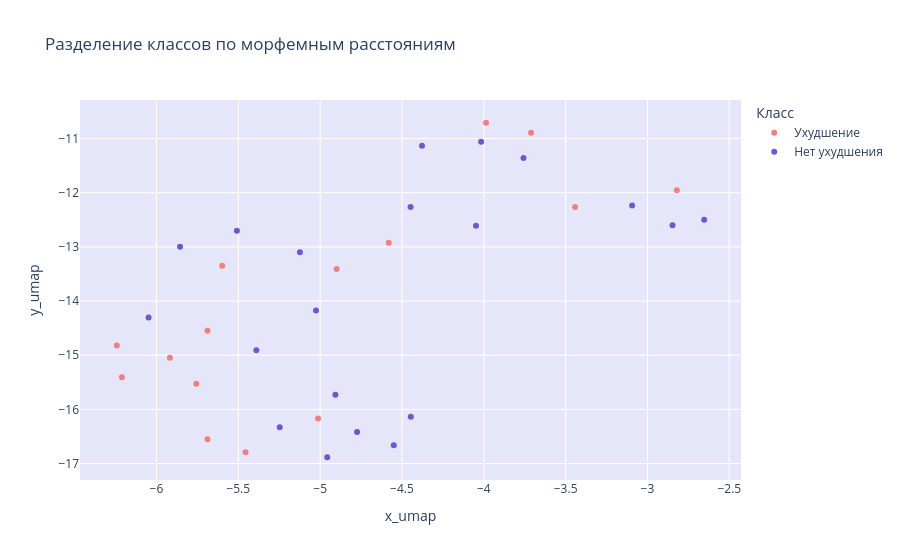

Notebook code for this chart:
### Code cell
morpheme_cols = ['postfix_position', 'different_agreement', 'PREF1', 'PREF2', 'ROOT1', 'ROOT2', 'LINK', 
                 'SUFF1', 'SUFF2', 'SUFF3', 'END', 'POSTFIX']

df_concat = pd.concat([df, dff], ignore_index=True)
X = df_concat[morpheme_cols].copy()

# UMAP до 2D
reducer = umap.UMAP(random_state=42)
embedding = reducer.fit_transform(X)

# Добавляем координаты и класс
df_viz = df_concat.copy()
df_viz['x_umap'] = embedding[:, 0]
df_viz['y_umap'] = embedding[:, 1]
df_viz['Класс'] = (df_concat['explained_mistakes'] < 0).map({True: 'Ухудшение', False: 'Нет ухудшения'})

# Интерактивный график
fig = px.scatter(df_viz, 
                 x='x_umap',        
                 y='y_umap',        
                 color='Класс',
                 color_discrete_map={'Нет ухудшения': '#6A5ACD', 'Ухудшение': '#F08080'},
                 hover_data=['pair', 'PREF1', 'ROOT1', 'SUFF1'],
                 title='Разделение классов по морфемным расстояниям')

fig.update_layout(
    plot_bgcolor='lavender',
    paper_bgcolor='white'
)
fig.show()

### Figure 1 — Plotly figure (JSON) as saved in the notebook; plotly's stock layout.template omitted (floating-point values rounded to 4 significant figures)
{"data": [{"customdata": [["111, 'сходням', 'сходинок'", 0, 0, 0.125], ["234, 'очи', 'очі'", 0, 0, 0], ["510, 'божеств', 'божеств'", 0, 0, 0], ["11, 'сходням', 'сходинок'", 0, 0, 0.125], ["211, 'искушал', 'спокушав'", 0.125, 0, 0], ["222, 'сделать', 'здійснити'", 0.06667, 0.4, 0.1111], ["238, 'подскакивали', 'підскакували'", 0.08333, 0, 0.08333], ["39, 'опеку', 'опікою'", 0, 0.1, 0], ["311, 'стежками', 'стежками'", 0, 0, 0], ["45, 'местным', 'міста'", 0, 0.08571, 0.1429], ["418, 'послушности', 'послуху'", 0, 0.09091, 0.2727], ["431, 'прорва', 'прірва'", 0.1667, 0, 0], ["518, 'облегчение', 'полегшення'", 0.2, 0.1, 0.1], ["534, 'допущение', 'припущення'", 0.3, 0, 0.1], ["617, 'повествованиями', 'оповідями'", 0.06667, 0.2133, 0.3333]], "hovertemplate": "Класс=Ухудшение<br>x_umap=%{x}<br>y_umap=%{y}<br>pair=%{customdata[0]}<br>PREF1=%{customdata[1]}<br>ROOT1=%{customdata[2]}<br>SUFF1=%{customdata[3]}<extra></extra>", "legendgroup": "Ухудшение", "marker": {"color": "#F08080", "symbol": "circle"}, "mode": "markers", "name": "Ухудшение", "orientation": "v", "showlegend": true, "type": "scatter", "x": [-3.986, -5.688, -5.456, -3.711, -5.756, -5.598, -6.242, -2.82, -5.013, -3.443, -4.581, -6.211, -5.688, -5.918, -4.899], "xaxis": "x", "y": [-10.71, -16.55, -16.79, -10.89, -15.53, -13.35, -14.82, -11.95, -16.17, -12.26, -12.92, -15.4, -14.55, -15.05, -13.41], "yaxis": "y"}, {"customdata": [["224, 'выпытали', 'випитали'", 0.075, 0.075, 0], ["318, 'сильною', 'сильною'", 0, 0, 0], ["333, 'подали', 'подали'", 0, 0, 0], ["435, 'разумел', 'розумів'", 0.04286, 0, 0.08571], ["15, 'диво', 'диво'", 0, 0, 0], ["18, 'допросе', 'допиті'", 0, 0.4286, 0], ["118, 'хлопцев', 'хлопчиськ'", 0, 0, 0.075], ["126, 'хлопчик', 'хлопчик'", 0, 0, 0], ["137, 'блестящими', 'блискучими'", 0, 0.2, 0.2], ["212, 'мудреные', 'мудровані'", 0, 0, 0.2222], ["323, 'ехавших', 'їхали'", 0, 0.1429, 0], ["327, 'пан', 'пане'", 0, 0, 0], ["48, 'прыткими', 'спритними'", 0.1111, 0.06667, 0.1111], ["410, 'хочет', 'хоче'", 0, 0, 0], ["412, 'разумеющего', 'розуміє'", 0.02727, 0, 0.05455], ["51, 'потом', 'поту'", 0, 0, 0], ["523, 'отказавшись', 'одмовився'", 0.06, 0.23, 0.1], ["528, 'думой', 'думкою'", 0, 0, 0.1667], ["65, 'лавках', 'лавах'", 0, 0, 0.1667], ["68, 'месяц', 'місяць'", 0, 0.12, 0]], "hovertemplate": "Класс=Нет ухудшения<br>x_umap=%{x}<br>y_umap=%{y}<br>pair=%{customdata[0]}<br>PREF1=%{customdata[1]}<br>ROOT1=%{customdata[2]}<br>SUFF1=%{customdata[3]}<extra></extra>", "legendgroup": "Нет ухудшения", "marker": {"color": "#6A5ACD", "symbol": "circle"}, "mode": "markers", "name": "Нет ухудшения", "orientation": "v", "showlegend": true, "type": "scatter", "x": [-4.907, -4.55, -4.774, -5.39, -5.247, -5.856, -4.017, -4.957, -5.123, -4.447, -4.378, -2.847, -6.048, -3.094, -3.758, -2.653, -5.509, -4.048, -5.025, -4.446], "xaxis": "x", "y": [-15.73, -16.66, -16.42, -14.91, -16.33, -13.0, -11.06, -16.88, -13.1, -12.26, -11.13, -12.6, -14.3, -12.24, -11.36, -12.5, -12.7, -12.61, -14.17, -16.13], "yaxis": "y"}], "layout": {"legend": {"title": {"text": "Класс"}, "tracegroupgap": 0}, "paper_bgcolor": "white", "plot_bgcolor": "lavender", "title": {"text": "Разделение классов по морфемным расстояниям"}, "xaxis": {"anchor": "y", "domain": [0, 1], "title": {"text": "x_umap"}}, "yaxis": {"anchor": "x", "domain": [0, 1], "title": {"text": "y_umap"}}}}
